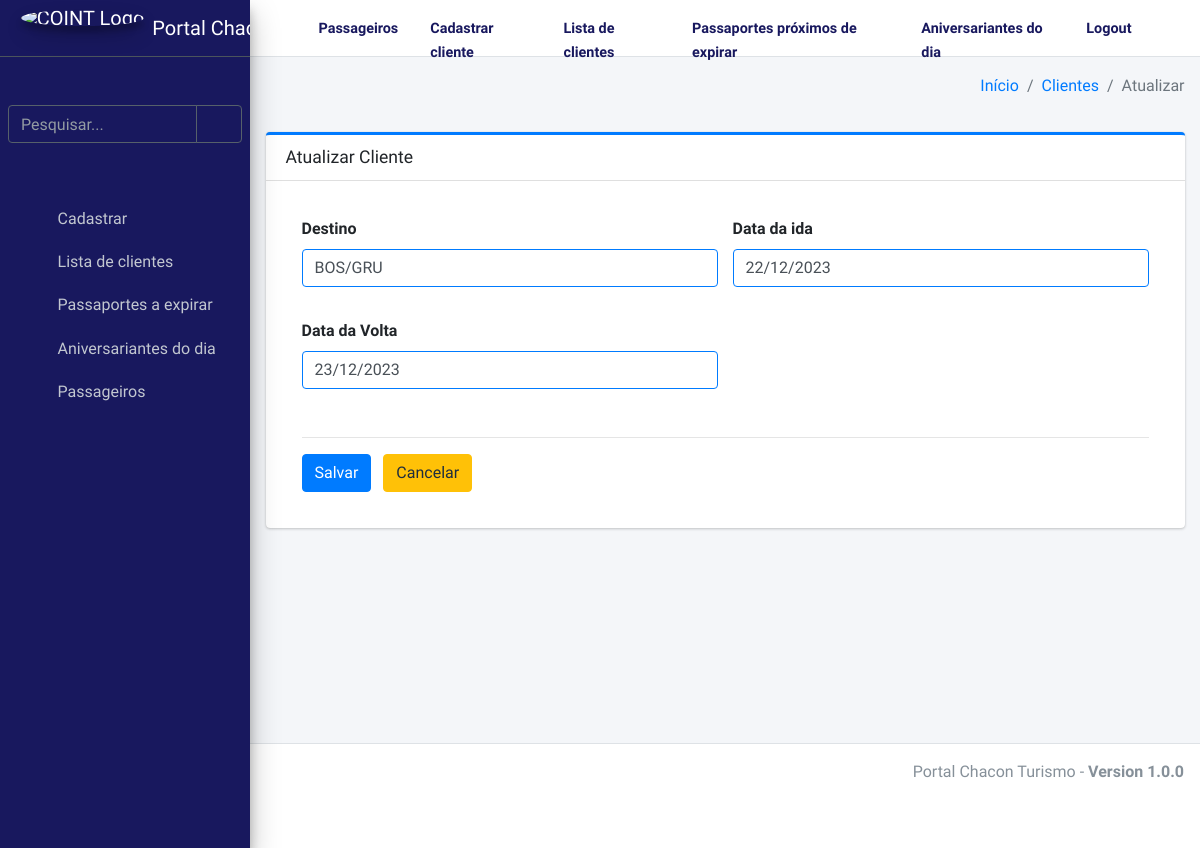
The app's page /example/viagens/update/5/ (signed in), older data.
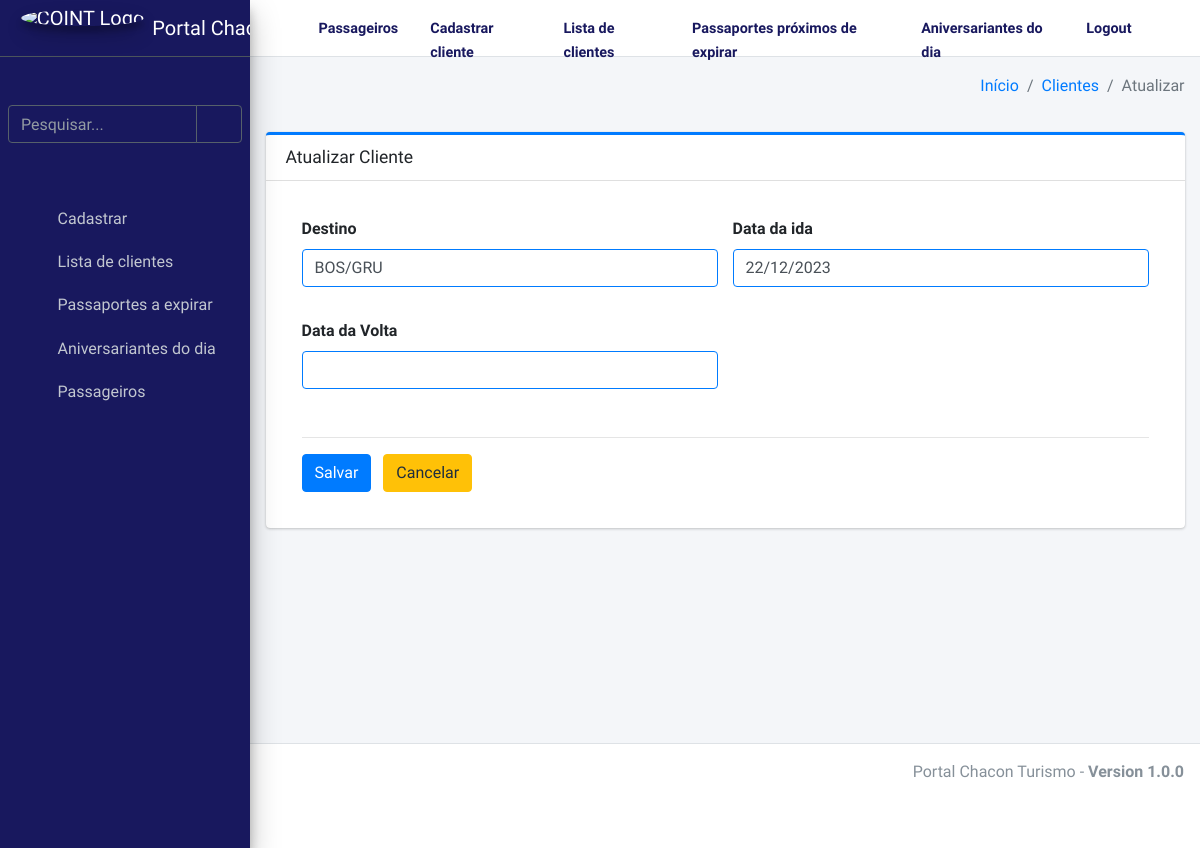
The same page, newer data.
### apps/app_exemplo/models.py (models this page shows, shortened)
class Viagens(models.Model):
    cliente = models.ForeignKey(Clientes, on_delete=models.CASCADE)
    destino = models.CharField("Destino", max_length=255, blank=True, null=True)
    dataida = models.DateField("Data da ida", blank=True, null=True)
    datavolta = models.DateField("Data da Volta", blank=True, null=True)

### apps/app_exemplo/views.py (the view, shortened to what this page needs)
# urls.py: path('viagens/update/<int:pk>/', views.ViagensUpdateView.as_view(), name='viagens-update'),
@method_decorator(login_required, name='dispatch')
class ViagensUpdateView(UpdateView):
    model = models.Viagens
    fields = ['destino', 'dataida', 'datavolta']
    template_name = 'app_viagens/viagens_update.html'
    def get_context_data(self, **kwargs):
        context = super().get_context_data(**kwargs)
        viagem = self.get_object()
        context['viagem'] = viagem
        return context

### apps/app_exemplo/templates/app_viagens/viagens_update.html (shortened to what this page needs)
{% extends "base/base.html" %}
{% load static %}
{% load crispy_forms_tags %}
{% load widget_tweaks %}
{% block breadcrumb %}
  <li class="breadcrumb-item"><a href="{% url 'base:index' %}">Início</a></li>
  <li class="breadcrumb-item"><a href="{% url 'example:clientes-list-datatable' %}">Clientes</a></li>
  <li class="breadcrumb-item active">Atualizar</li>
{% endblock %}
{% block content %}
<div class="card card-primary card-outline">
  <div class="card-header">
    <h3 class="card-title">Atualizar Cliente</h3>
  </div>
  <div class="card-body">
    {% include 'app_viagens/viagens_form.html' %}
  </div>
</div>
{% endblock %}

### apps/app_exemplo/templates/app_viagens/viagens_form.html (shortened to what this page needs)
{% load static %}
{% load crispy_forms_tags %}
{% load widget_tweaks %}
<form class="p-3" method='post'>
    <div class="row">
        <div class="col-12 col-md-6 mb-3">
            {{form.destino|add_class:"form-control border border-primary"|as_crispy_field}}
        </div>
        <div class="col-12 col-md-6 mb-3">
            {{form.dataida|add_class:"form-control border border-primary"|as_crispy_field}}
        </div>
        <div class="col-12 col-md-6 mb-3">
            {{form.datavolta|add_class:"form-control border border-primary"|as_crispy_field}}
        </div>
    </div>
    <hr>
    <div class="mt-3">
        <button type="submit" class="btn btn-primary" class="mx-2"> Salvar </button>
        <a href="{% url 'example:clientes-list-datatable' %}" class="mx-2">
            <button type="button" class="btn btn-warning"> Cancelar </button>
        </a>
    </div>
</form>

Row changes from the older to the newer data that the page shows:
changed Viagens "BOS/GRU": datavolta "23/12/2023" → (not shown)
